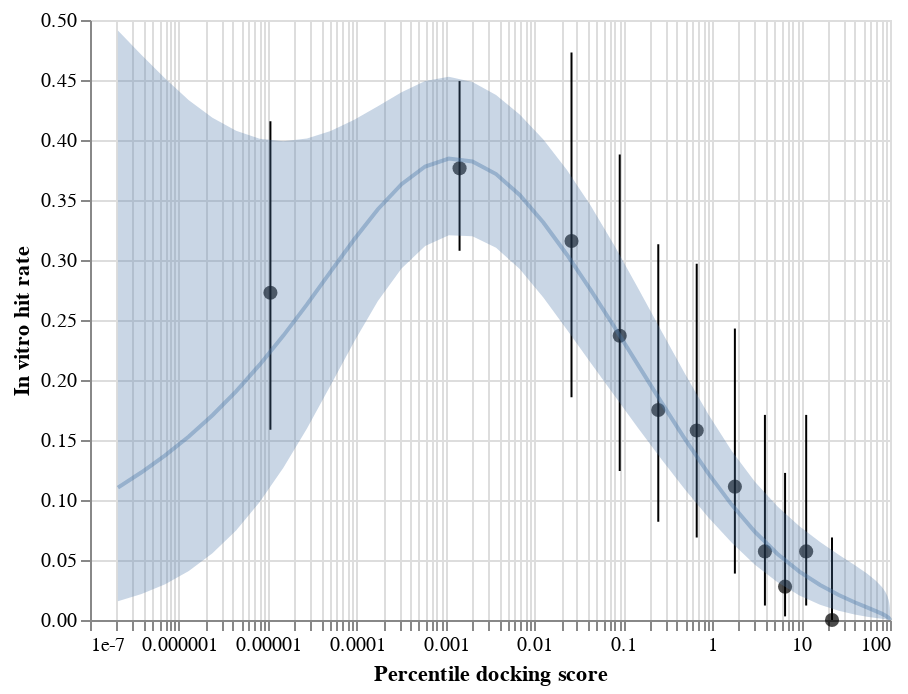

Write notebook code for a chart like this one.
### Code cell
points+errorbars+ch+ci

### Figure 1 — Vega-Lite specification as saved in the notebook (floating-point values rounded to 4 significant figures)
{"config": {"view": {"continuousWidth": 400, "continuousHeight": 300}}, "layer": [{"mark": {"type": "point", "color": "black", "filled": true, "size": 50}, "encoding": {"x": {"type": "quantitative", "field": "x", "scale": {"type": "log"}}, "y": {"type": "quantitative", "field": "y", "title": "In vitro hit rate"}}}, {"mark": "errorbar", "encoding": {"x": {"type": "quantitative", "field": "x", "scale": {"type": "log"}}, "y": {"type": "quantitative", "field": "y1", "title": "In vitro hit rate"}, "y2": {"field": "y2"}}}, {"data": {"name": "data-eeab20dac4f070c9340cd509cf19955b"}, "mark": {"type": "line", "opacity": 0.4}, "encoding": {"x": {"type": "quantitative", "field": "x", "scale": {"type": "log"}, "title": "Percentile docking score"}, "y": {"type": "quantitative", "field": "y", "title": "In vitro hit rate"}}}, {"data": {"name": "data-eeab20dac4f070c9340cd509cf19955b"}, "mark": {"type": "area", "opacity": 0.3}, "encoding": {"x": {"type": "quantitative", "field": "x", "scale": {"type": "log"}}, "y": {"type": "quantitative", "field": "y1", "title": "In vitro hit rate"}, "y2": {"field": "y2"}}}], "data": {"name": "data-641e07ec99cbcde5ef5e08602aedf519"}, "$schema": "https://vega.github.io/schema/vega-lite/v4.8.1.json", "datasets": {"data-641e07ec99cbcde5ef5e08602aedf519": [{"x": 1.07e-05, "y": 0.2727, "y1": 0.1586, "y2": 0.4157}, {"x": 0.001438, "y": 0.3764, "y1": 0.3077, "y2": 0.4491}, {"x": 0.02612, "y": 0.3158, "y1": 0.1856, "y2": 0.4728}, {"x": 0.09111, "y": 0.2368, "y1": 0.1242, "y2": 0.3879}, {"x": 0.2473, "y": 0.175, "y1": 0.08185, "y2": 0.3132}, {"x": 0.6693, "y": 0.1579, "y1": 0.0687, "y2": 0.2968}, {"x": 1.799, "y": 0.1111, "y1": 0.03869, "y2": 0.2429}, {"x": 3.917, "y": 0.05714, "y1": 0.01206, "y2": 0.1709}, {"x": 6.599, "y": 0.02778, "y1": 0.003014, "y2": 0.1226}, {"x": 11.41, "y": 0.05714, "y1": 0.01206, "y2": 0.1709}, {"x": 22.27, "y": 0.0, "y1": 1.393e-05, "y2": 0.06878}], "data-eeab20dac4f070c9340cd509cf19955b": [{"x": 2.061e-07, "y": 0.1103, "y1": 0.01565, "y2": 0.4913}, {"x": 3.802e-07, "y": 0.1231, "y1": 0.02166, "y2": 0.4709}, {"x": 7.013e-07, "y": 0.1372, "y1": 0.02983, "y2": 0.4513}, {"x": 1.294e-06, "y": 0.1528, "y1": 0.04085, "y2": 0.4332}, {"x": 2.386e-06, "y": 0.1706, "y1": 0.05553, "y2": 0.4185}, {"x": 4.401e-06, "y": 0.1906, "y1": 0.07456, "y2": 0.4077}, {"x": 8.119e-06, "y": 0.2128, "y1": 0.09834, "y2": 0.4011}, {"x": 1.498e-05, "y": 0.237, "y1": 0.1269, "y2": 0.399}, {"x": 2.762e-05, "y": 0.263, "y1": 0.1597, "y2": 0.4013}, {"x": 5.095e-05, "y": 0.2903, "y1": 0.1956, "y2": 0.4076}, {"x": 9.398e-05, "y": 0.3173, "y1": 0.2321, "y2": 0.4169}, {"x": 0.0001734, "y": 0.3423, "y1": 0.2657, "y2": 0.4281}, {"x": 0.0003198, "y": 0.3632, "y1": 0.293, "y2": 0.4397}, {"x": 0.0005898, "y": 0.3779, "y1": 0.3116, "y2": 0.4491}, {"x": 0.001088, "y": 0.3845, "y1": 0.3206, "y2": 0.4527}, {"x": 0.002007, "y": 0.3821, "y1": 0.3199, "y2": 0.4484}, {"x": 0.003702, "y": 0.3716, "y1": 0.3102, "y2": 0.4375}, {"x": 0.006828, "y": 0.3542, "y1": 0.2924, "y2": 0.4212}, {"x": 0.01259, "y": 0.3313, "y1": 0.2688, "y2": 0.4003}, {"x": 0.02323, "y": 0.3044, "y1": 0.2419, "y2": 0.375}, {"x": 0.04284, "y": 0.2751, "y1": 0.2144, "y2": 0.3454}, {"x": 0.07899, "y": 0.2443, "y1": 0.1872, "y2": 0.3123}, {"x": 0.1456, "y": 0.2128, "y1": 0.1603, "y2": 0.2769}, {"x": 0.2682, "y": 0.1813, "y1": 0.134, "y2": 0.2408}, {"x": 0.4937, "y": 0.1508, "y1": 0.1088, "y2": 0.2051}, {"x": 0.9068, "y": 0.122, "y1": 0.08542, "y2": 0.1713}, {"x": 1.66, "y": 0.09598, "y1": 0.06432, "y2": 0.1409}, {"x": 3.02, "y": 0.07352, "y1": 0.04612, "y2": 0.1152}, {"x": 5.431, "y": 0.05501, "y1": 0.03142, "y2": 0.09456}, {"x": 9.579, "y": 0.04036, "y1": 0.02043, "y2": 0.07817}, {"x": 16.35, "y": 0.02915, "y1": 0.01279, "y2": 0.06507}, {"x": 26.49, "y": 0.02082, "y1": 0.007788, "y2": 0.05447}, {"x": 39.94, "y": 0.0148, "y1": 0.00468, "y2": 0.04582}, {"x": 55.08, "y": 0.01051, "y1": 0.002794, "y2": 0.03868}, {"x": 69.35, "y": 0.007448, "y1": 0.001661, "y2": 0.03273}, {"x": 80.67, "y": 0.005275, "y1": 0.000985, "y2": 0.02773}, {"x": 88.5, "y": 0.003733, "y1": 0.0005829, "y2": 0.02351}, {"x": 93.42, "y": 0.002641, "y1": 0.0003445, "y2": 0.01995}, {"x": 96.32, "y": 0.001868, "y1": 0.0002033, "y2": 0.01693}, {"x": 97.97, "y": 0.001321, "y1": 0.0001199, "y2": 0.01437}, {"x": 98.89, "y": 0.0009337, "y1": 7.07e-05, "y2": 0.0122}, {"x": 99.4, "y": 0.00066, "y1": 4.165e-05, "y2": 0.01036}, {"x": 99.67, "y": 0.0004665, "y1": 2.453e-05, "y2": 0.0088}, {"x": 99.82, "y": 0.0003297, "y1": 1.444e-05, "y2": 0.007474}, {"x": 99.9, "y": 0.000233, "y1": 8.502e-06, "y2": 0.006348}, {"x": 99.95, "y": 0.0001647, "y1": 5.004e-06, "y2": 0.005392}, {"x": 99.97, "y": 0.0001164, "y1": 2.944e-06, "y2": 0.00458}, {"x": 99.98, "y": 8.224e-05, "y1": 1.732e-06, "y2": 0.003891}, {"x": 99.99, "y": 5.812e-05, "y1": 1.019e-06, "y2": 0.003305}, {"x": 100.0, "y": 4.107e-05, "y1": 5.991e-07, "y2": 0.002808}]}}
